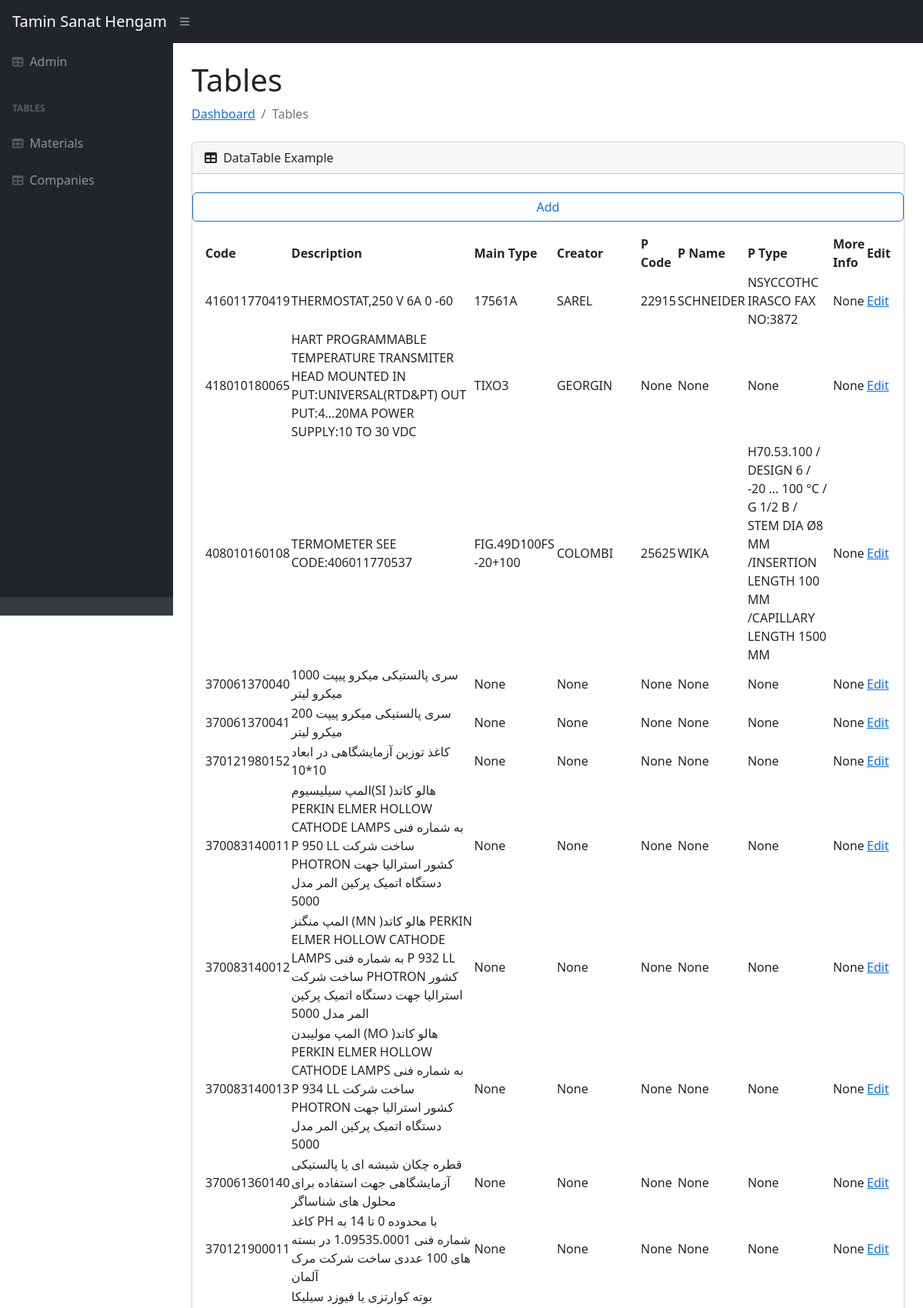
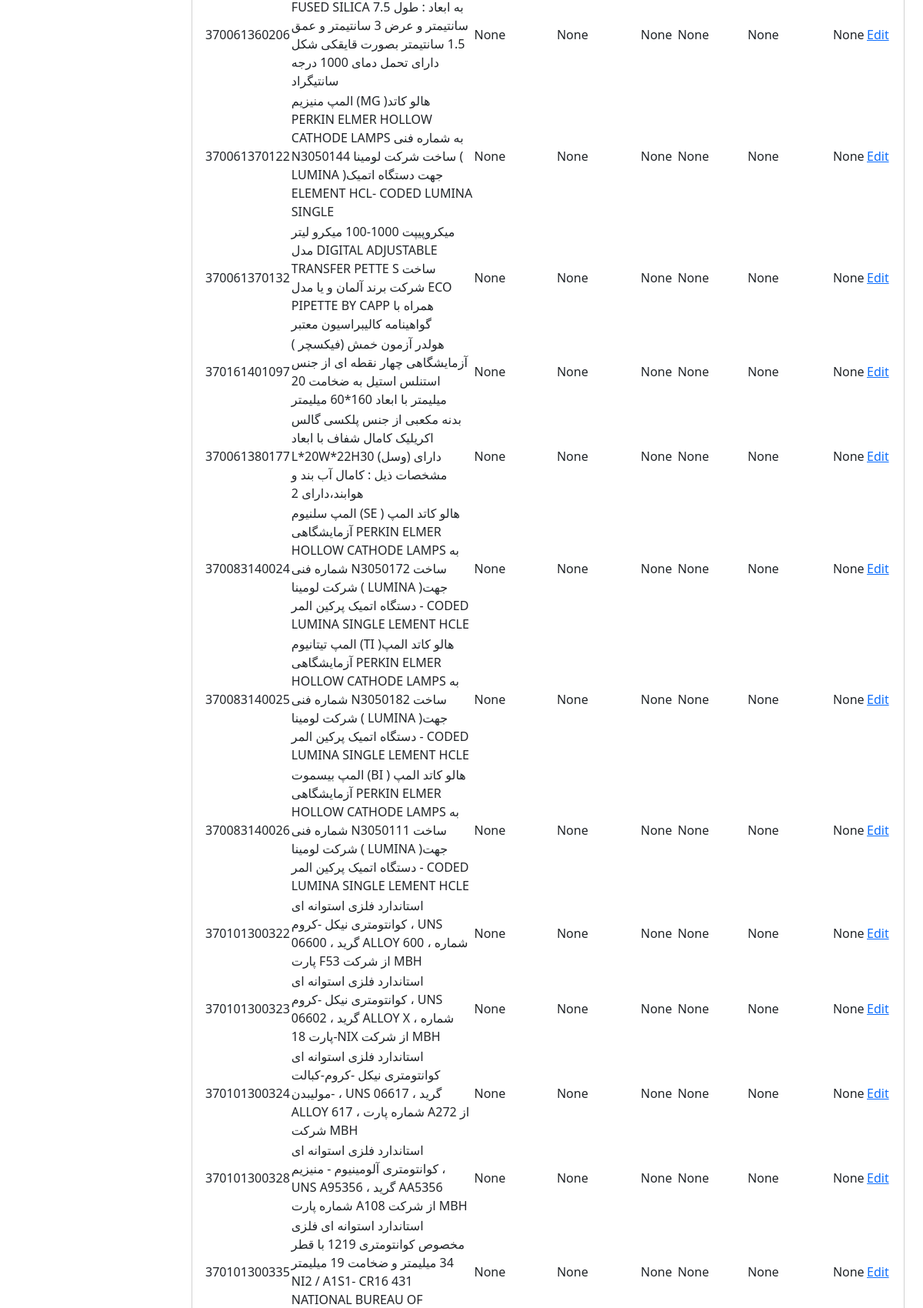
/materials/ (upper part), run on the app's committed database (2 pictures, top to bottom).
### estelam/models.py (models this page shows, shortened)
class Materials(models.Model):
    code = models.CharField(max_length=200, null=True, blank=True)
    description = models.CharField(max_length=1000, null=True, blank=True)
    main_type = models.CharField(max_length=200, null=True, blank=True)
    creator = models.CharField(max_length=200, null=True, blank=True)
    p_code = models.CharField(max_length=200, null=True, blank=True)
    p_name = models.CharField(max_length=200, null=True, blank=True)
    p_type = models.CharField(max_length=200, null=True, blank=True)
    self_description = models.CharField(max_length=1000, null=True, blank=True)

### estelam/views.py (the view)
# urls.py: path('materials/', views.searchmaterials, name="materials"),
def searchmaterials(request):
    mats = Materials.objects.all()
    return render(request, 'materials.html', {'materials':mats})

### templates/materials.html (shortened to what this page needs)
<!DOCTYPE html>
{% load static %}
<html lang="en">
    <head>
        <link href="https://cdn.jsdelivr.net/npm/simple-datatables@7.1.2/dist/style.min.css" rel="stylesheet" />
        <link href="../static/css/styles.css" rel="stylesheet" />
    </head>
    <body class="sb-nav-fixed">
        <nav class="sb-topnav navbar navbar-expand navbar-dark bg-dark">
            <a class="navbar-brand ps-3" href="{% url 'page' %}">Tamin Sanat Hengam</a>
            <button class="btn btn-link btn-sm order-1 order-lg-0 me-4 me-lg-0" id="sidebarToggle" href="#!"><i class="fas fa-bars"></i></button>
        </nav>
        <div id="layoutSidenav">
            <div id="layoutSidenav_nav">
                <nav class="sb-sidenav accordion sb-sidenav-dark" id="sidenavAccordion">
                    <div class="sb-sidenav-menu">
                        <div class="nav">
                            <a class="nav-link" href="{% url 'admin:index' %}">
                                <div class="sb-nav-link-icon"><i class="fas fa-table"></i></div>
                                Admin
                            </a>
                            <div class="sb-sidenav-menu-heading">Tables</div>
                            <a class="nav-link" href="{% url 'materials' %}">
                                <div class="sb-nav-link-icon"><i class="fas fa-table"></i></div>
                                Materials
                            </a>
                            <a class="nav-link" href="{% url 'companies' %}">
                                <div class="sb-nav-link-icon"><i class="fas fa-table"></i></div>
                                Companies
                            </a>
                        </div>
                    </div>
                    <div class="sb-sidenav-footer">
                    </div>
                </nav>
            </div>
            <div id="layoutSidenav_content">
                <main>
                    <div class="container-fluid px-4">
                        <h1 class="mt-4">Tables</h1>
                        <ol class="breadcrumb mb-4">
                            <li class="breadcrumb-item"><a href="{% url 'page' %}">Dashboard</a></li>
                            <li class="breadcrumb-item active">Tables</li>
                        </ol>
                        <div class="card mb-4">
                            <div class="card-header">
                                <i class="fas fa-table me-1"></i>
                                DataTable Example
                            </div>
                            <br/>
                            <a class="btn btn-outline-primary " href="{% url 'admin:estelam_materials_add' %}" role="button">Add</a>
                            <div class="card-body">
                                <table id="datatablesSimple">
                                    <thead>
                                        <tr>
                                            <th>Code</th>
                                            <th>Description</th>
                                            <th>Main Type</th>
                                            <th>Creator</th>
                                            <th>P Code</th>
                                            <th>P Name</th>
                                            <th>P Type</th>
                                            <th>More Info</th>
                                            <th>Edit </th>
                                        </tr>
                                    </thead>
                                    <tbody>
                                        {% for mat in materials %}
                                        <tr>
                                            <td>{{mat.code}}</td>
                                            <td>{{mat.description}}</td>
                                            <td>{{mat.main_type}}</td>
                                            <td>{{mat.creator}}</td>
                                            <td>{{mat.p_code}}</td>
                                            <td>{{mat.p_name}}</td>
                                            <td>{{mat.p_type}}</td>
                                            <td>{{mat.self_description}}</td>
                                            <td> <a href="{% url 'admin:estelam_materials_change' mat.id %}">Edit</a> </td>
                                        </tr>
                                        {% endfor %}
                                    </tbody>
                                </table>
                            </div>
                        </div>
                    </div>
                </main>
            </div>
        </div>
    </body>
</html>

### data on the page
Materials: code "416011770419", description "THERMOSTAT,250 V 6A 0 -60", main_type "17561A", creator "SAREL", p_code "22915", p_name "SCHNEIDER", p_type "NSYCCOTHC IRASCO FAX NO:3872", self_description "None"
Materials: code "418010180065", description "HART PROGRAMMABLE TEMPERATURE TRANSMITER HEAD MOUNTED IN PUT:UNIVERSAL(RTD&PT) OUT PUT:4...20MA POWER SUPPLY:10 TO 30 VDC", main_type "TIXO3", creator "GEORGIN", p_code "None", p_name "None", p_type "None", self_description "None"
Materials: code "408010160108", description "TERMOMETER SEE CODE:406011770537", main_type "FIG.49D100FS -20+100", creator "COLOMBI", p_code "25625", p_name "WIKA", p_type "H70.53.100 / DESIGN 6 / -20 ... 100 °C / G 1/2 B / STEM DIA Ø8 MM /INSERTION LENGTH 100 MM /CAPILLARY LENGTH 1500 MM", self_description "None"
Materials: code "370061370040", description "سری پالستیکی میکرو پیپت 1000 میکرو لیتر", main_type "None", creator "None", p_code "None", p_name "None", p_type "None", self_description "None"
Materials: code "370061370041", description "سری پالستیکی میکرو پیپت 200 میکرو لیتر", main_type "None", creator "None", p_code "None", p_name "None", p_type "None", self_description "None"
Materials: code "370121980152", description "کاغذ توزین آزمایشگاهی در ابعاد 10*10", main_type "None", creator "None", p_code "None", p_name "None", p_type "None", self_description "None"
Materials: code "370083140011", description "المپ سیلیسیوم(SI )هالو کاتد PERKIN ELMER HOLLOW CATHODE LAMPS به شماره فنی P 950 LL ساخت شرکت PHOTRON کشور استرالیا جهت دستگاه اتمیک پرکین المر مدل 5000", main_type "None", creator "None", p_code "None", p_name "None", p_type "None", self_description "None"
Materials: code "370083140012", description "المپ منگنز (MN )هالو کاتد PERKIN ELMER HOLLOW CATHODE LAMPS به شماره فنی P 932 LL ساخت شرکت PHOTRON کشور استرالیا جهت دستگاه اتمیک پرکین المر مدل 5000", main_type "None", creator "None", p_code "None", p_name "None", p_type "None", self_description "None"
Materials: code "370083140013", description "المپ مولیبدن (MO )هالو کاتد PERKIN ELMER HOLLOW CATHODE LAMPS به شماره فنی P 934 LL ساخت شرکت PHOTRON کشور استرالیا جهت دستگاه اتمیک پرکین المر مدل 5000", main_type "None", creator "None", p_code "None", p_name "None", p_type "None", self_description "None"
Materials: code "370061360140", description "قطره چکان شیشه ای یا پالستیکی آزمایشگاهی جهت استفاده برای محلول های شناساگر", main_type "None", creator "None", p_code "None", p_name "None", p_type "None", self_description "None"
Materials: code "370121900011", description "کاغذ PH با محدوده 0 تا 14 به شماره فنی 1.09535.0001 در بسته های 100 عددی ساخت شرکت مرک آلمان", main_type "None", creator "None", p_code "None", p_name "None", p_type "None", self_description "None"
Materials: code "370061360206", description "بوته کوارتزی یا فیوزد سیلیکا FUSED SILICA به ابعاد : طول 7.5 سانتیمتر و عرض 3 سانتیمتر و عمق 1.5 سانتیمتر بصورت قایقکی شکل دارای تحمل دمای 1000 درجه سانتیگراد", main_type "None", creator "None", p_code "None", p_name "None", p_type "None", self_description "None"
Materials: code "370061370122", description "المپ منیزیم (MG )هالو کاتد PERKIN ELMER HOLLOW CATHODE LAMPS به شماره فنی N3050144 ساخت شرکت لومینا ( LUMINA )جهت دستگاه اتمیک ELEMENT HCL- CODED LUMINA SINGLE", main_type "None", creator "None", p_code "None", p_name "None", p_type "None", self_description "None"
Materials: code "370061370132", description "میکروپیپت 1000-100 میکرو لیتر مدل DIGITAL ADJUSTABLE TRANSFER PETTE S ساخت شرکت برند آلمان و یا مدل ECO PIPETTE BY CAPP همراه با گواهینامه کالیبراسیون معتبر", main_type "None", creator "None", p_code "None", p_name "None", p_type "None", self_description "None"
Materials: code "370161401097", description "هولدر آزمون خمش (فیکسچر ) آزمایشگاهی چهار نقطه ای از جنس استنلس استیل به ضخامت 20 میلیمتر با ابعاد 160*60 میلیمتر", main_type "None", creator "None", p_code "None", p_name "None", p_type "None", self_description "None"
Materials: code "370061380177", description "بدنه مکعبی از جنس پلکسی گالس اکریلیک کامال شفاف با ابعاد L*20W*22H30 (وسل) دارای مشخصات ذیل : کامال آب بند و هوابند،دارای 2", main_type "None", creator "None", p_code "None", p_name "None", p_type "None", self_description "None"
Materials: code "370083140024", description "المپ سلنیوم (SE ) هالو کاتد المپ آزمایشگاهی PERKIN ELMER HOLLOW CATHODE LAMPS به شماره فنی N3050172 ساخت شرکت لومینا ( LUMINA )جهت دستگاه اتمیک پرکین المر - CODED LUMINA SINGLE LEMENT HCLE", main_type "None", creator "None", p_code "None", p_name "None", p_type "None", self_description "None"
Materials: code "370083140025", description "المپ تیتانیوم (TI )هالو کاتد المپ آزمایشگاهی PERKIN ELMER HOLLOW CATHODE LAMPS به شماره فنی N3050182 ساخت شرکت لومینا ( LUMINA )جهت دستگاه اتمیک پرکین المر - CODED LUMINA SINGLE LEMENT HCLE", main_type "None", creator "None", p_code "None", p_name "None", p_type "None", self_description "None"
Materials: code "370083140026", description "المپ بیسموت (BI ) هالو کاتد المپ آزمایشگاهی PERKIN ELMER HOLLOW CATHODE LAMPS به شماره فنی N3050111 ساخت شرکت لومینا ( LUMINA )جهت دستگاه اتمیک پرکین المر - CODED LUMINA SINGLE LEMENT HCLE", main_type "None", creator "None", p_code "None", p_name "None", p_type "None", self_description "None"
Materials: code "370101300322", description "استاندارد فلزی استوانه ای کوانتومتری نیکل -کروم ، UNS 06600 ، گرید ALLOY 600 ، شماره پارت F53 از شرکت MBH", main_type "None", creator "None", p_code "None", p_name "None", p_type "None", self_description "None"
Materials: code "370101300323", description "استاندارد فلزی استوانه ای کوانتومتری نیکل -کروم ، UNS 06602 ، گرید ALLOY X ، شماره پارت 18-NIX از شرکت MBH", main_type "None", creator "None", p_code "None", p_name "None", p_type "None", self_description "None"
Materials: code "370101300324", description "استاندارد فلزی استوانه ای کوانتومتری نیکل -کروم-کبالت -مولیبدن ، UNS 06617 ، گرید ALLOY 617 ، شماره پارت A272 از شرکت MBH", main_type "None", creator "None", p_code "None", p_name "None", p_type "None", self_description "None"
Materials: code "370101300328", description "استاندارد فلزی استوانه ای کوانتومتری آلومینیوم - منیزیم ، UNS A95356 ، گرید AA5356 شماره پارت A108 از شرکت MBH", main_type "None", creator "None", p_code "None", p_name "None", p_type "None", self_description "None"
Materials: code "370101300335", main_type "None", creator "None", p_code "None", p_name "None", p_type "None", self_description "None"
